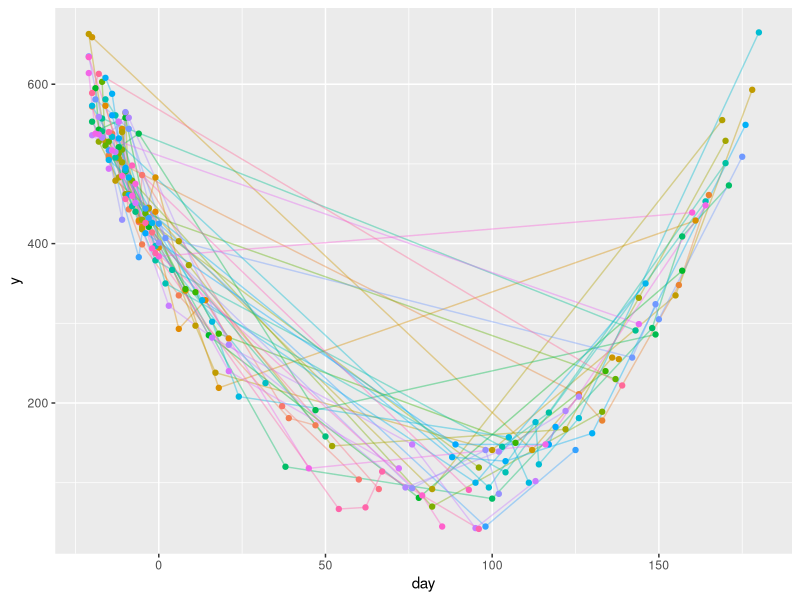
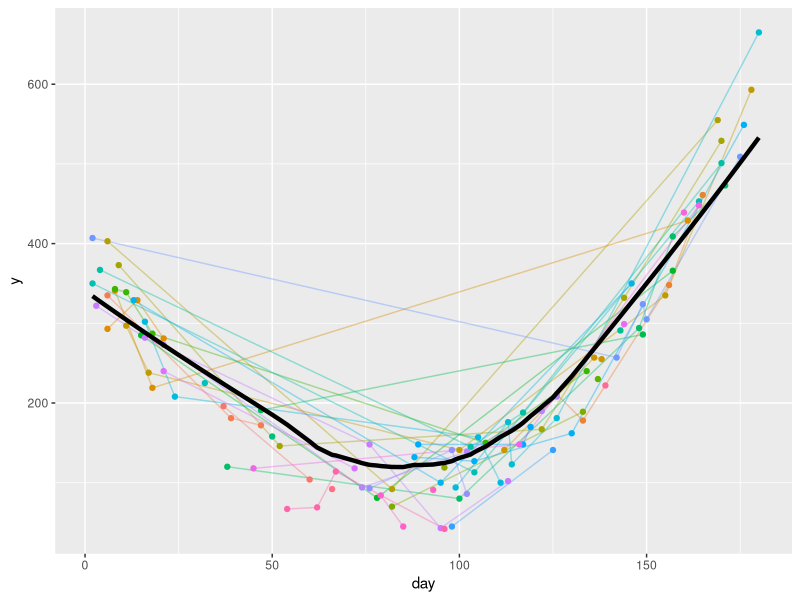
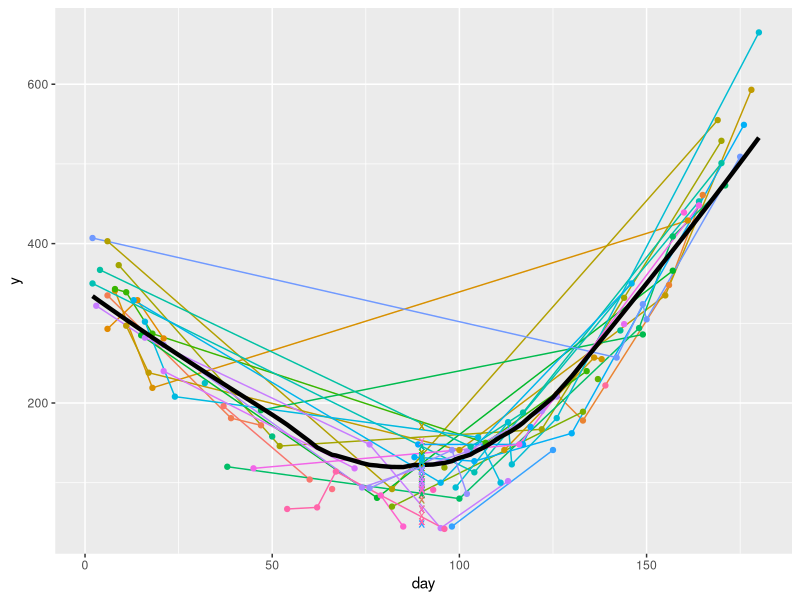
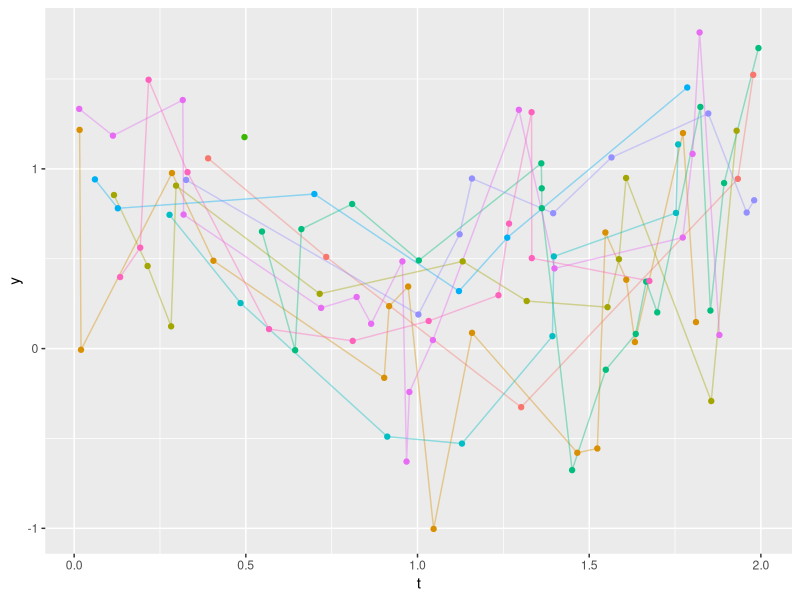
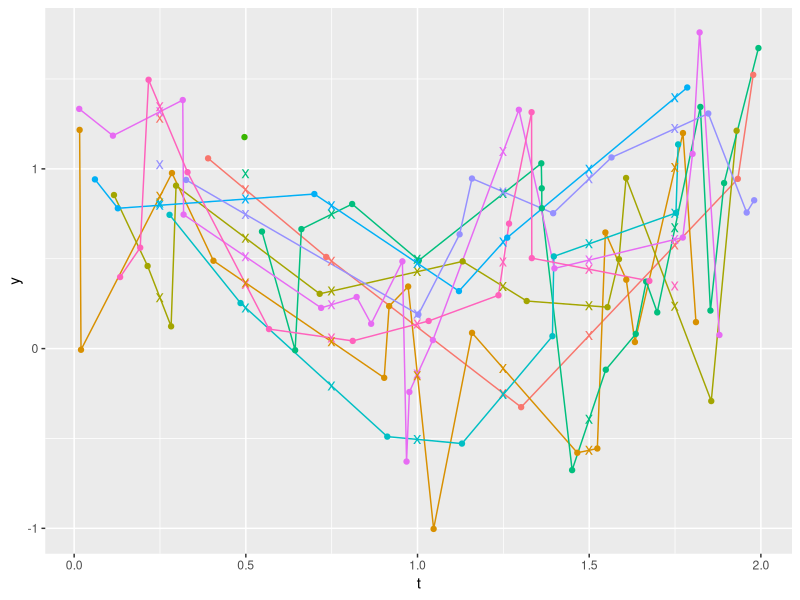

These figures' R source, in order:
## ---- chunk 1
require(Hmisc)
require(data.table)
require(ggplot2)
L <- data.table(id  = c(1, 1, 1, 1, 1, 2, 2, 2, 2, 2),
                day = c(1, 2, 3, 4, 5, 1, 2, 3, 4, 5),
                y1  = 1:10,
                y2  = c(NA, 1, NA, NA, 2, 1, 2, 3, 4, NA),
                key = .q(id, day))
# .q(id, day) is the Hmisc version of c('id', 'day')
L
setnafill(L, "locf", cols=.q(y1, y2))
L
## ---- chunk 2
L <- data.table(id  = c(2, 2, 2, 3, 3, 3, 3, 4, 4, 5, 5, 5),
                day = c(1, 2, 3, 1, 2, 3, 4, 1, 2, 1, 2, 3),
                y    =  1 : 12, key='id')
w <- copy(L)                                        # <1>
u <- w[, .q(seq, maxseq) := .(1 : .N, .N),          # <2>
       by=id][                                      # <3>
       seq == maxseq & day < 4,]                    # <4>
u <- u[, .(day = (day + 1) : 4, y = y), by=id]      # <5>
u
w <- rbind(L, u, fill=TRUE)                         # <6>
setkey(w, id, day)                                  # <7>
w
## ---- chunk 3
L[, .(first3 = min(day[y >= 3]),
      first7 = min(day[y >= 7])), by=id]
## ---- chunk 4
mn <- function(x) if(length(x)) min(x) else as.double(NA)
# as.double needed because day is stored as double precision
# (type contents(L) to see this) and data.table requires
# consistent storage types
L[, .(first3 = mn(day[y >= 3]),
      first7 = mn(day[y >= 7])), by=id]
## ---- chunk 5
set.seed(1)
w <- copy(L)
w[, z := round(runif(.N), 3)]
u <- copy(w)
u
mn <- function(x)
  if(! length(x) || all(is.na(x))) as.double(NA) else min(x, na.rm=TRUE)
u[, consecutive := z > 0.5 & shift(z) > 0.5, by=id][, 
    firstday    := mn(day[consecutive]),     by=id]
u
## ---- chunk 6
nconsec <- function(x) x * sequence(rle(x)$lengths)
# rle in base R: run length encoding; see also data.table::rleid and
# https://stackoverflow.com/questions/79107086
# Example:
x <- c(0,0,1,1,0,1,1,0,1,1,1,1)
nconsec(x)
# To require that the time gap between measurements must be <= 2 time
# units use the following example
t <- c(1:9, 11, 14, 15)
rbind(t=t, x=x)
nconsec(x & t <= shift(t) + 2)

u <- copy(w)
# nconsec(z > 0.5) = number of consecutive days (counting current
# day) for which the subject had z > 0.5
# u[, firstday := mn(day[nconsec(z > 0.5) == 2]), by=id] 
#                 |  |  |                    |
#           minimum  |  |                    |
#                  day  |                    |
#               such that                    |
#    it's the 2nd consecutive day with z > 0.5
u[,                                     # <1>
    firstday :=                         # <2>
                 mn(day                 # <3>
                    [                   # <4>
                     nconsec(z > 0.05)  # <5>
                     == 2]),            # <6>
    by=id]                              # <7>
u
## ---- chunk 7
L <- data.table(id    = c( 1, 2,   2,   3, 3,  3),
                start = c(10, 1, 2.3, 0.1, 5, 22),
                stop  = c(99, 3,   5,   2, 9, 30),
                key = .q(id, start))
L[, gap := start -shift(stop), by=id]
L
L[, table(gap)]
## ---- chunk 8
L[L[gap <= 0], on=.(id)]
L[id %in% L[gap <= 0, id]]
## ---- chunk 9
set.seed(11)
n <- 40
w <- lapply(1 : n,                                   # <1>
            function(i) { npre   <- sample(1:5, 1)   # <2>
                          npost  <- sample(1:5, 1)
                          day <- sort(c(sample(-21 : 0, npre),
                                        sample(1 : 180, npost)))
                          age <- sample(40:80, 1)
                          y <- round(day + (day - 90)^2 / 20 + 30 * rnorm(npre + npost))
                          data.table(id=i, age, day, y=y)
                        }  )
head(w)
u <- rbindlist(w)                                   # <3>
u
# Show distribution of number of points per subject
with(u, table(table(id)))
u[, id := factor(id)]                               # <4> 
ggplot(u, aes(x=day, y=y)) +
  geom_line(aes(col=id, alpha=I(0.4)), data=u) +
  geom_point(aes(col=id), data=u) +
  guides(color='none')
## ---- chunk 10
g <- function(x, y) {
  j <- x <= 0 & ! is.na(y)  # <1>
  x <- x[j]; y <- y[j]
  n <- length(x)
  if(n == 0) return(list(y0 = NA_real_, ym8 = NA_real_, slope = NA_real_))  # <2>
  pre0  <- x >= -7
  prem8 <- x <  -7
  list(y0    = if(any(pre0))     mean(y[pre0])                else NA_real_,
       ym8   = if(any(prem8))    mean(y[prem8])               else NA_real_,
       slope = if(length(x) > 1 && diff(range(x)) >= 3)
                                 unname(coef(lsfit(x, y))[2]) else NA_real_)   # <3>
}
## ---- chunk 11
g(numeric(0), numeric(0))
g(-10, 1)
g(c(-10, -9), c(1, 2))
g(c(-10, -3), c(1, 2))
## ---- chunk 12
base <- u[, g(day, y), by = .(id)]
head(base)
dim(u)
u <- u[day > 0]   # Keep only post-intervention (follow-up) records
dim(u)
u <- Merge(base, u, id = ~ id)     # Merge is in Hmisc
u
## ---- chunk 13
timeresp <- u[! is.na(day + y), approxfun(lowess(day, y))]   # <1>
w <- data.table(day=1:180, y=timeresp(1:180))                # <2>
ggplot(u, aes(x=day, y=y)) +
  geom_line(aes(col=id, alpha=I(0.4)), data=u) +
  geom_point(aes(col=id), data=u) +
  geom_line(aes(x=day, y, size=I(1.5)), data=w) +
  guides(color='none')
## ---- chunk 14
f <- function(x, y, id=character(0), target=90) {
  j <- ! is.na(x + y)
	if(! any(j)) {
	  cat('no non-missing x, y pairs for subject', id, '\n')
		return(list(day = target, distance=NA_real_, yest=NA_real_))
		}
  x <- x[! is.na(x)]; y <- y[! is.na(y)]
  distance <- abs(x - target)
  i        <- which(distance == 0)
  if(length(i)) return(list(day=target, distance=0., yest=mean(y[i])))
  # estimate mean y at observed x - mean loess at observed x to adjust
  z <- timeresp(c(target, x))
  list(day      = target,
       distance = min(distance),
       yest     = z[1] + mean(y) - mean(z[-1]) )
  }
## ---- chunk 15
# n=1, y is on the loess curve so projected y at x=90 should be also
f(25, 253.0339)
timeresp(c(25, 90))
# n=1, x=90 exactly
f(90, 111.11)
# n=3, two x=90
f(c(1, 2, 90, 90), c(37, 3, 33, 34))
# n=1, not on loess curve
f(25, timeresp(25) - 100)
timeresp(90) - 100
# n=2, interpolate to 90 guided by loess
f(c(80, 100), c(100, 200))
# n=2, extrapolate to 90
f(c(70, 80), c(100, 200))
## ---- chunk 16
z <- u[, c(list(age=age), f(day, y, id)), by=id]   # just use u[, f(day, y, id), ...] if don't need age
# Show distribution of distance between 90 and closest observed day
z[, table(distance)]
ggplot(u, aes(x=day, y=y)) +
  geom_line(aes(col=id), data=u) +
  geom_point(aes(col=id), data=u) +
  geom_line(aes(x=day, y, size=I(1.5)), data=w) +
  geom_point(aes(x=day, y=yest, col=id, shape=I('x'), size=I(3)), data=z) +
  guides(color='none')
## ---- chunk 17
set.seed(15)
n <- 10
w <- lapply(1 : n,
            function(i) { m <- sample(1 : 20, 1)  #<1>
                          t <- sort(runif(m, 0, 2)) #<2>
                          y <- abs(t - 1) + 0.5 * rnorm(m) #<3>
                          data.table(id=as.character(i), t, y)}) #<4>
u <- rbindlist(w)
# Show distribution of number of points per subject
with(u, table(table(id)))
ggplot(u, aes(x=t, y=y)) +
  geom_line(aes(col=id, alpha=I(0.4)), data=u) + #<5>
  geom_point(aes(col=id), data=u) +
  guides(color='none') #<6>
## ---- chunk 18
# Set target times to regularize to
times <- seq(0.25, 1.75, by=0.25)
g <- function(t, y) { #<1>
  i <- ! is.na(y)
  if(any(! i)) {
    t <- t[i]
    y <- y[i]
  }
  if(uniqueN(t) < 2) return(list(t=times, y=rep(NA_real_, length(times)))) #<2>
  z <- approxExtrap(t, y, xout=times)$y #<3>
  # For each target time compute the number of measurements within 0.25
  # years of the target
  nclose <- sapply(times, function(x) sum(abs(t - x) <= 0.25))
  z[nclose < 1] <- NA_real_
  list(t=times, y=z)
}
## ---- chunk 19
g(1, 1)
g(1:2, 11:12)
## ---- chunk 20
z <- u[, g(t, y), by=id]
ggplot(u, aes(x=t, y=y)) +
  geom_line(aes(col=id), data=u) +
  geom_point(aes(col=id), data=u) +
  geom_point(aes(x=t, y=y, col=id, shape=I('x'), size=I(4)), data=z) +
  guides(color='none')
## ---- chunk 21
u[id %in% c(4,7)]
## ---- chunk 22
g <- function(y) {
  n <- sum(! is.na(y))
  if(n < 2) return(list(n=n, y1=NA_real_, gmd=NA_real_, consec=NA_real_))
  list(n      = n,
       y1     = y[abs(times - 1.) < 0.001], #<1>
       gmd    = GiniMd(y, na.rm=TRUE),
       consec = mean(abs(y - Lag(y)), na.rm=TRUE)) #<2>
}
g(c(1, 2, NA, 5, 8, 9, 10))
w <- z[, g(y), by=id]
w
## ---- chunk 23
d1 <- data.table(w     =.q(a, a, b, b, b),
                 start = c( 5, 10, 1, 25, 50),
                 end   = c(11, 20, 4, 52, 60))
d2 <- data.table(w     =.q(a, a, b),
                 start = c(1, 15,  1),
                 end   = c(4, 18, 55),
                 name  = .q(dog, cat, giraffe),
                 key   = .q(w, start, end))
f <- foverlaps(d1, d2, type="any")
ann <- c('no a overlap with d1 5-11 & d2 interval',
         'a 10-20 overlaps with a 16-18',
         'b 1-4 overlaps with b 1-55',
         'b 25-62 overlaps with b 1-55',
         'b 50-60 overlaps with b 1-55')
f[, annotation := ann]
f
# Don't include record for non-match
foverlaps(d1, d2, type='any', nomatch=NULL)
# Require the d1 interval to be within the d2 interval
foverlaps(d1, d2, type="within")
# Require the intervals to have the same starting point
foverlaps(d1, d2, type="start")
## ---- chunk 24
base   <- data.table(id    = .q(a,b,c), low=10, hi=20)
events <- data.table(id    = .q(a,b,b,b,k),
                     start = c( 8,  7, 12, 19, 99),
                     end   = c( 9,  8, 14, 88, 99),
                     dose  = c(13, 17, 19, 23, 29))
setkey(base,   id, low,   hi)
setkey(events, id, start, end)
w <- foverlaps(base, events,
               by.x = .q(id, low,   hi),
               by.y = .q(id, start, end ),
               type = 'any', mult='all', nomatch=NA)

w[, elapsed := pmin(end, hi) + 1 - pmax(start, low)]
w[, .(total.dose = sum(dose * elapsed, na.rm=TRUE)), by=id]
## ---- chunk 25
medication <-
  data.table(ID         = c( 1, 1, 2, 3, 3),
             medication = .q(a, b, a, a, b),
             start      = as.Date(c("2003-03-25","2006-04-27","2008-12-05",
                                    "2004-01-03","2005-09-18")),
             stop       = as.Date(c("2006-04-02","2012-02-03","2011-05-03",
                                    "2005-06-30","2010-07-12")),
             key        = 'ID')
medication
set.seed(123)
visit <- data.table(
  ID   = rep(1:3, 4),
  date = sample(seq(as.Date('2003-01-01'), as.Date('2013-01-01'), 1), 12),
  sbp  = round(rnorm(12, 120, 15)),
  key  = c('ID', 'date'))
visit
# Variables named in inequalities need to have variables in
# medication listed first
m <- medication[visit, on = .(ID, start <= date, stop > date)]
m
# start and stop dates are replaced with actual date of visit
# drop one of them and rename the other
m[, stop := NULL]
setnames(m, 'start', 'date')
m
## ---- chunk 26
A <- data.table(id = c(1, 2, 3, 4),
                sex = c("male", "female", "male", "female"),
                y   = c(10, 20, 30, 40))

B <- data.table(id = c(1,1,1,2,2,3,3,4),
                y  = c(12, 17, 25, 15, 30, 28, 40, 100),
                z  = letters[1:8])

setkey(A, id)
setkey(B, id)

result <- B[A, allow.cartesian=TRUE][
  , diff := abs(i.y - y), by=.(id, i.y, sex)][
  , .SD[which.min(diff)], by=.(id, i.y, sex)][
  , tol := ifelse(sex=="male", 5, 7)][
  , `:=`(
    y = ifelse(diff <= tol, y, NA_real_),
    z = ifelse(diff <= tol, z, NA_character_)
  )][
  , .(id, sex, yA = i.y, yB = y, z)]

result
## ---- chunk 27
# Function to select the best match given one row of A and all rows of B for that id
g <- function(yA, sex, yB, zB) {
  # tolerance by sex
  tol <- if (sex == "male") 5 else 7
  
  # if no candidates, return NA
  if (length(yB) == 0) return(list(yB = NA_real_, zB = NA_character_))
  
  # find closest yB
  diffs <- abs(yA - yB)
  j <- which.min(diffs)
  
  if (diffs[j] <= tol) {
    return(list(yB = yB[j], zB = zB[j]))
  } else {
    return(list(yB = NA_real_, zB = NA_character_))
  }
}

# Apply inside data.table syntax
setkey(A, id)
setkey(B, id)

result <- B[A, allow.cartesian=TRUE][
  , g(i.y, sex[1L], y, z), by=.(id, sex, i.y)]

# Clean names
setnames(result, c("id","sex","yA","yB","z"))

result
